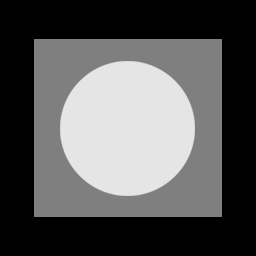
#> input picture 图像处理与可视化/Homework/数字图像处理 05/P1-white noise/DIP Fig 05.03 (original_pattern).tif, 256 x 256 px
$ python HW05_P1_white_noise.py
#> lines starting #> are read from the running program, lines starting #| are printed output that depends on the picture
#> further down, img is the input picture: PIL image 256x256 L; min 0, max 229, mean 87.1
import numpy as np
from PIL import Image
import matplotlib.pyplot as plt

def compute_histogram(image, num_bins=256):
    """
    Compute the grayscale histogram of an image.

    :param image: Grayscale image as a numpy array.
    :param num_bins: Number of bins for the histogram (default is 256).
    :return: The histogram and bin edges.
    """
    # Flatten the image and compute the histogram with the specified number of bins
    histogram, bin_edges = np.histogram(image.ravel(), bins=num_bins, range=[0, num_bins])
    return histogram, bin_edges

def generate_white_noise(image, coefficient=0.1):
    """
    Generate white noise with the same size as the input image.

    :param image: The input image (numpy array) to match the size.
    :param coefficient: A coefficient to control the amount of noise to be added to the image.
    :return: The spatial domain representation of the generated noise.
    """
#> called with coefficient = 0.1
    # Get the image size (height and width)
    height, width = image.shape
#> height = 256; width = 256

    # Generate random phase values uniformly distributed between [0, 2pi]
    random_phase = np.random.uniform(0, 2 * np.pi, (height, width))

    # The magnitude of the Fourier transform is set to 1 (constant), and the phase is random
    magnitude = np.ones((height, width))
    complex_spectrum = magnitude * np.exp(1j * random_phase)

    # Perform inverse Fourier transform to get the noise in the spatial domain
    noise = np.fft.ifft2(complex_spectrum).real

    # 1. Display the original image
    plt.figure(figsize=(12, 8))
    plt.subplot(3, 3, 1)
    plt.imshow(image, cmap='gray')
    plt.title('Original Image')
    plt.axis('off')  # Hide axes for better visualization

    # 2. Display the Fourier transform magnitude spectrum of the original image
    f_transform = np.fft.fftshift(np.fft.fft2(image))  # Apply FFT and shift zero frequency to center
    magnitude_spectrum = np.abs(f_transform)  # Compute the magnitude spectrum
    plt.subplot(3, 3, 2)
    plt.imshow(np.log(magnitude_spectrum + 1), cmap='gray')  # Apply log scale for better visibility
    plt.title('Fourier Spectrum of Image')
    plt.axis('off')  # Hide axes

    # 3. Plot the grayscale histogram of the original image
    hist_image, bin_edges = compute_histogram(image)  # Compute histogram
#> in compute_histogram, `histogram, bin_edges = np.histogram(image.ravel(), bins=num_bins, rang..`: histogram = 256 values, max 32072 at index 0, min 0 at index 1, mean 256; bin_edges = 257 values from 0 to 256
#> hist_image has the same summary as histogram in compute_histogram; bin_edges = 257 values from 0 to 256
    plt.subplot(3, 3, 3)
    plt.plot(bin_edges[:-1], hist_image)  # Plot histogram
    plt.title('Original Image Histogram')

    # 4. Display the phase spectrum of the noise
    phase_spectrum = np.angle(complex_spectrum)  # Compute the phase of the noise
    plt.subplot(3, 3, 4)
    plt.imshow(phase_spectrum, cmap='gray')  # Display the phase spectrum
    plt.title('Phase Spectrum of Noise')
    plt.axis('off')

    # 5. Show the frequency spectrum of the noise
    plt.subplot(3, 3, 5)
    plt.imshow(np.log(1 + np.abs(complex_spectrum)), cmap='gray')  # Display the phase spectrum
    plt.title('Power Spectrum of Noise')
    plt.axis('off')

    # 6. Plot the grayscale histogram of the noise after normalization
    noise_normalized = 255 * (noise - np.min(noise)) / (np.max(noise) - np.min(noise))  # Normalize to [0, 255]
    hist_noise, bin_edges = compute_histogram(noise_normalized.astype(np.uint8))  # Compute histogram of normalized noise
    plt.subplot(3, 3, 6)
    plt.plot(bin_edges[:-1], hist_noise)  # Plot histogram
    plt.title('Noise Histogram')

    # 7. Display the noise in the spatial domain (normalized to [0, 255] range)
    plt.subplot(3, 3, 7)
    plt.imshow(noise_normalized.astype(np.uint8), cmap='gray')  # Display noise in spatial domain
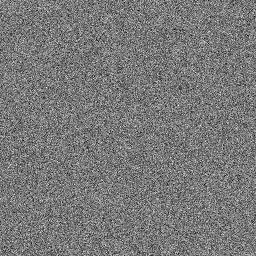
#> noise_normalized: shape (256, 256) float64; min 0, max 255, mean 121.1; drawn with min black and max white
    plt.title('Noise in Spatial Domain')
    plt.axis('off')

    # 8. Add the noise to the original image and display the result
    noisy_image = np.clip(image + noise_normalized * coefficient, 0, 255).astype(np.uint8)  # Clip values to [0, 255] range
    plt.subplot(3, 3, 8)
    plt.imshow(noisy_image, cmap='gray')  # Display noisy image
    plt.title(f'Noisy Image (Coeff={coefficient})')
    plt.axis('off')

    # 9. Plot the grayscale histogram of the noisy image
    hist_noisy_image, bin_edges = compute_histogram(noisy_image)  # Compute histogram of noisy image
#> hist_noisy_image = 256 values, max 3992 at index 12, min 0 at index 24, mean 256
    plt.subplot(3, 3, 9)
    plt.plot(bin_edges[:-1], hist_noisy_image)  # Plot histogram
    plt.title('Histogram of Noisy Image')
    plt.tight_layout()  # Adjust subplots for better spacing

    # Save the figure containing all the images
    save_path = f"white_noise.png"
    plt.savefig(save_path)
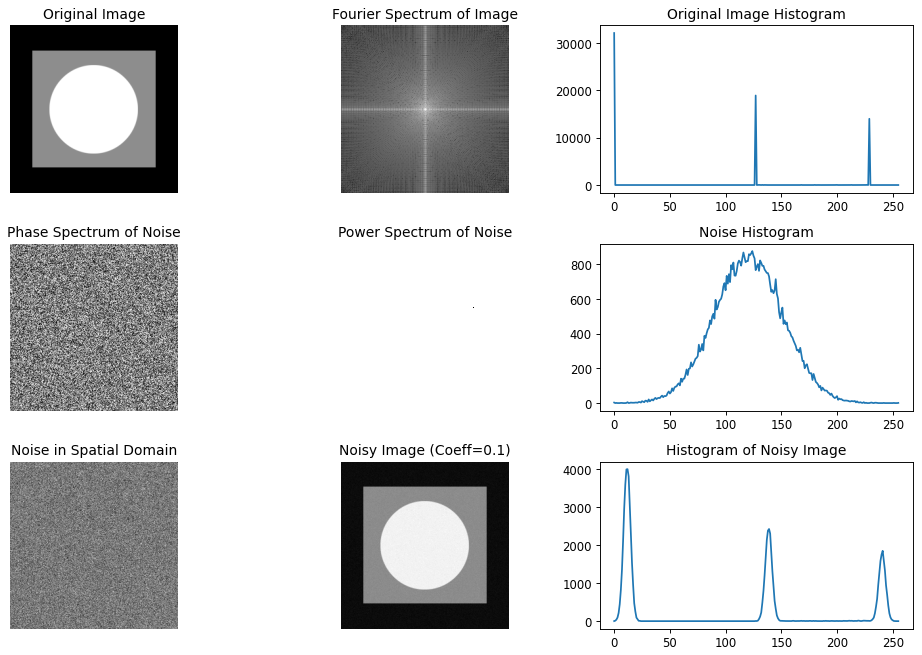
#> figure drawn by matplotlib, 9 panels; panel 3: curve peaks at x = 0, y = 32072; panel 6: curve peaks at x = 124, y = 877; panel 9: curve peaks at x = 12, y = 3992
    plt.show()

    # Save the final filtered image
    final_image_path = f"image_with_white_noise.tif"
    Image.fromarray(noisy_image).save(final_image_path, format="TIFF")

    return noise

if __name__ == "__main__":
    # Set seed
    np.random.seed(51)

    # Load the image
    image_path = 'DIP Fig 05.03 (original_pattern).tif'  # Path to the image file
    image_name = 'DIP Fig 05.03 (original_pattern)'  # Image name (for reference)

    # Open the image, convert it to grayscale and then convert to a numpy array
    img = Image.open(image_path).convert('L')  # Convert the image to grayscale ('L' mode)
    image_array = np.array(img)  # Convert the grayscale image to a numpy array

    # Generate white noise with the same size as the image
    noise = generate_white_noise(image_array, coefficient=0.1)
